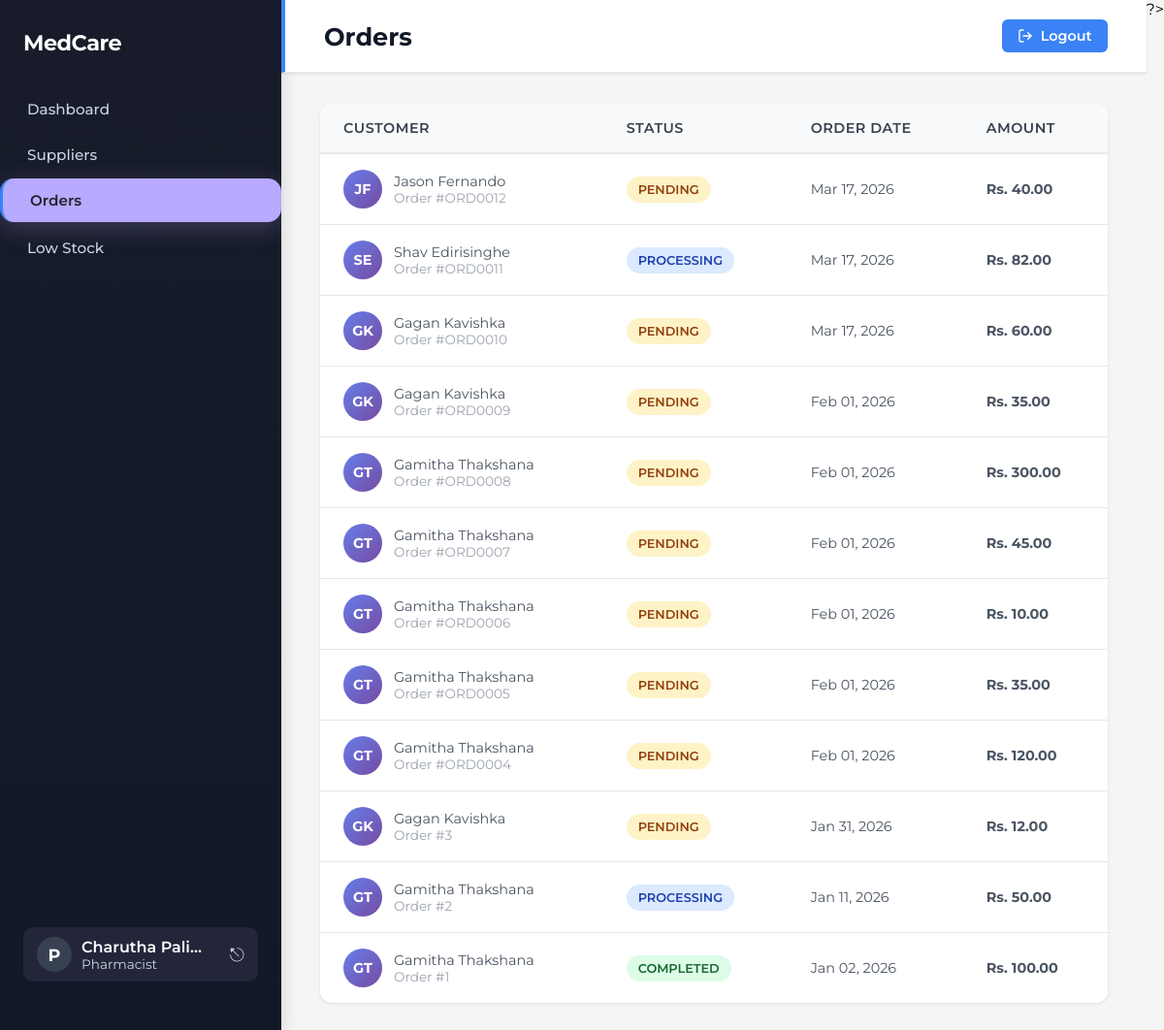
Page /view_orders.php (signed in) on the committed database.
### tables this page shows
CREATE TABLE IF NOT EXISTS `orders` (
  `ORDER_ID` varchar(10) NOT NULL,
  `CUSTOMER_ID` varchar(10) NOT NULL,
  `ORDER_DATE` date NOT NULL,
  `TOTAL_AMOUNT` float NOT NULL,
  `STATUS` enum('PENDING','PROCESSING','COMPLETED','CANCEL') NOT NULL,
  `PRESCRIPTION_PATH` varchar(255) DEFAULT NULL,
  PRIMARY KEY (`ORDER_ID`),
  KEY `fk_CUSTOMER_ID_CUSTOMER` (`CUSTOMER_ID`)
);

CREATE TABLE IF NOT EXISTS `users` (
  `USER_ID` varchar(10) NOT NULL,
  `F_NAME` char(50) NOT NULL,
  `L_NAME` char(50) NOT NULL,
  `EMAIL` varchar(100) NOT NULL,
  `CONTACT_NUM` varchar(10) NOT NULL,
  `ROLE` enum('PHARMACIST','ADMIN','CUSTOMER') DEFAULT NULL,
  `PASSWORD` varchar(255) NOT NULL,
  PRIMARY KEY (`USER_ID`),
  UNIQUE KEY `EMAIL` (`EMAIL`)
);

### public/view_orders.php (the view, shortened to what this page needs)
<?php
require_once '../config/db_connect.php';
$f_name = $_SESSION['f_name'] ?? 'Pharmacist';
$l_name = $_SESSION['l_name'] ?? '';
$sql = "SELECT o.ORDER_ID, o.CUSTOMER_ID, u.F_NAME, u.L_NAME, o.TOTAL_AMOUNT, o.STATUS, o.ORDER_DATE
        FROM orders o
        JOIN users u ON o.CUSTOMER_ID = u.USER_ID
        ORDER BY o.ORDER_DATE DESC
        LIMIT 50";
$result = $conn->query($sql);
?>
<!DOCTYPE html>
<html lang="en">
<head>
    <link rel="stylesheet" href="../css/dashboard.css">
</head>
<body>
<div class="sidebar" style="background: linear-gradient(180deg, #181c2a 0%, #111827 100%); color: #fff; min-width: 290px; width: 290px; display: flex; flex-direction: column; align-items: stretch; justify-content: space-between; height: 100vh; position: fixed; left: 0; top: 0; box-shadow: 4px 0 12px rgba(0,0,0,0.10); overflow: hidden;">
    <div>
        <div class="sidebar-logo" style="padding: 0 24px; margin-bottom: 32px; font-size: 1.4rem; font-weight: 700; letter-spacing: -0.5px; color: #fff;">MedCare</div>
        <nav class="sidebar-nav" style="display: flex; flex-direction: column; gap: 2px;">
            <a href="dashboard_pharmacist.php" style="display: flex; align-items: center; gap: 12px; padding: 13px 28px; border-radius: 12px; color: #cbd5e1; font-weight: 500;">Dashboard</a>
            <a href="view_suppliers.php" style="display: flex; align-items: center; gap: 12px; padding: 13px 28px; border-radius: 12px; color: #cbd5e1; font-weight: 500;">Suppliers</a>
            <a href="view_orders.php" class="active" style="display: flex; align-items: center; gap: 12px; padding: 13px 28px; border-radius: 14px; background: #b7aaff; color: #23232a; font-weight: 600; margin-bottom: 2px; margin-left: 10; margin-right: -8px; box-shadow: 0 6px 24px 0 rgba(183,170,255,0.25), 0 1.5px 8px 0 rgba(0,0,0,0.10); position: relative; z-index: 2;">Orders</a>
            <a href="view_low_stock.php" style="display: flex; align-items: center; gap: 12px; padding: 13px 28px; border-radius: 12px; color: #cbd5e1; font-weight: 500;">Low Stock</a>
        </nav>
    </div>
    <div style="padding: 0 24px 24px 24px;">
        <div style="display: flex; align-items: center; gap: 10px; background: #23263a; border-radius: 10px; padding: 10px 14px;">
            <div style="width: 36px; height: 36px; border-radius: 50%; background: #374151; display: flex; align-items: center; justify-content: center; font-size: 1.1em; font-weight: 700; color: #fff;">P</div>
            <div style="flex:1; min-width:0;">
                <div style="font-size: 1em; font-weight: 600; color: #fff; white-space:nowrap; overflow:hidden; text-overflow:ellipsis;">
                    <?php echo htmlspecialchars($f_name . ' ' . $l_name); ?>
                </div>
                <div style="font-size: 0.85em; color: #cbd5e1;">Pharmacist</div>
            </div>
            <a href="logout.php" style="color: #cbd5e1; font-size: 1.2em; text-decoration: none; margin-left: 8px;">⎋</a>
        </div>
    </div>
</div>
<div class="main-content">
    <div class="header-bar">
        <h1>Orders</h1>
        <a href="logout.php" style="display: flex; align-items: center; gap: 8px; color: white; background: #3B82F6; text-decoration: none; font-weight: 600; padding: 8px 16px; border-radius: 6px; transition: all 0.3s; font-size: 0.9rem;" onmouseover="this.style.background='#2563EB';" onmouseout="this.style.background='#3B82F6';">
            <svg width="16" height="16" viewBox="0 0 24 24" fill="none" stroke="currentColor" stroke-width="2" stroke-linecap="round" stroke-linejoin="round">
                <path d="M9 21H5a2 2 0 0 1-2-2V5a2 2 0 0 1 2-2h4"></path>
                <polyline points="16 17 21 12 16 7"></polyline>
                <line x1="21" y1="12" x2="9" y2="12"></line>
            </svg>
            Logout
        </a>
    </div>
    <div class="content">
        <?php if ($result && $result->num_rows > 0): ?>
            <table class="data-table">
                <thead>
                    <tr>
                        <th>Customer</th>
                        <th>Status</th>
                        <th>Order Date</th>
                        <th>Amount</th>
                    </tr>
                </thead>
                <tbody>
                    <?php
                    while ($row = $result->fetch_assoc()) {
                        $status_class = strtoupper($row['STATUS']);
                        $initials = substr($row['F_NAME'], 0, 1) . substr($row['L_NAME'], 0, 1);
                        echo "
                        <tr>
                            <td>
                                <div class='user-cell'>
                                    <div class='user-avatar'>$initials</div>
                                    <div>
                                        <div>" . htmlspecialchars($row['F_NAME'] . ' ' . $row['L_NAME']) . "</div>
                                        <div style='font-size:0.85rem; color:#9CA3AF;'>Order #" . $row['ORDER_ID'] . "</div>
                                    </div>
                                </div>
                            </td>
                            <td><span class='status $status_class'>" . htmlspecialchars($row['STATUS']) . "</span></td>
                            <td>" . date('M d, Y', strtotime($row['ORDER_DATE'])) . "</td>
                            <td><strong>Rs. " . number_format($row['TOTAL_AMOUNT'], 2) . "</strong></td>
                        </tr>
                        ";
                    }
                    ?>
                </tbody>
            </table>
        <?php endif; ?>
        </div>
    </div></div>
</body>
</html>

### css/dashboard.css (style rules this page uses)
* { margin: 0; padding: 0; box-sizing: border-box; }
body { font-family: 'Montserrat', sans-serif; background: #f5f5f5; display: flex; height: 100vh; }
.sidebar { width: 240px; background: linear-gradient(180deg, #1F2937 0%, #111827 100%); color: white; padding: 30px 0px; position: fixed; height: 100vh; overflow-y: hidden; box-shadow: 4px 0 12px rgba(0,0,0,0.1); }
.sidebar-logo { padding: 10px 24px; margin-bottom: 32px; font-size: 1.4rem; font-weight: 700; letter-spacing: -0.5px; }
.sidebar-nav { display: flex; flex-direction: column; }
.sidebar-nav a, .sidebar-nav button { display: flex; align-items: center; padding: 12px 24px; text-decoration: none; color: #9CA3AF; font-size: 0.95rem; font-weight: 500; transition: all 0.2s; border: none; background: none; cursor: pointer; width: 100%; text-align: left; }
.sidebar-nav a.active { background: rgba(59,130,246,0.1); color: #3B82F6; border-left: 3px solid #3B82F6; padding-left: 21px; }
.main-content { margin-left: 240px; flex: 1; display: flex; flex-direction: column; }
.header-bar { background: #e8f0fe; padding: 24px; border-radius: 0px; box-shadow: 0 1px 3px rgba(0,0,0,0.1); border-left: 4px solid #3B82F6; text-align: center; position: relative; transition: background 0.2s; }
.header-bar h1 { color: #111827; }
.content { flex: 1; overflow-y: auto; padding: 32px 40px; }
.data-table { width: 100%; background: white; border-radius: 12px; overflow: hidden; box-shadow: 0 1px 3px rgba(0,0,0,0.1); border-collapse: collapse; }
.data-table thead { background: #f9fafb; border-bottom: 1px solid #e5e7eb; }
.data-table th { padding: 16px; text-align: left; font-size: 0.85rem; font-weight: 600; color: #6B7280; text-transform: uppercase; letter-spacing: 0.5px; }
.data-table td { padding: 16px; border-bottom: 1px solid #f3f4f6; font-size: 0.9rem; color: #374151; }
.data-table tbody tr { transition: background 0.2s; }
.user-cell { display: flex; align-items: center; gap: 12px; }
.user-avatar { width: 36px; height: 36px; border-radius: 50%; background: #3B82F6; display: flex; align-items: center; justify-content: center; color: white; font-size: 0.85rem; font-weight: 600; }
.status { padding: 4px 12px; border-radius: 20px; font-size: 0.8rem; font-weight: 600; text-transform: capitalize; }
.status.PENDING { background: #FEE2E2; color: #991B1B; }
.status.COMPLETED { background: #DCFCE7; color: #166534; }
.status.PROCESSING { background: #FEF9C3; color: #B45309; }

### public/view_orders.php (style rules this page uses)
* { margin: 0; padding: 0; box-sizing: border-box; }
body { font-family: 'Montserrat', sans-serif; background: #f5f5f5; display: flex; height: 100vh; }
.main-content { margin-left: 290px; flex: 1; display: flex; flex-direction: column; }
.header-bar { background: white; padding: 20px 40px; display: flex; justify-content: space-between; align-items: center; box-shadow: 0 1px 3px rgba(0,0,0,0.1); border-bottom: 1px solid #e5e7eb; }
.header-bar h1 { color: #111827; font-size: 1.6rem; font-weight: 700; margin: 0; }
.content { flex: 1; overflow-y: auto; padding: 32px 40px; }
.data-table { width: 100%; background: white; border-collapse: collapse; border-radius: 12px; overflow: hidden; box-shadow: 0 1px 3px rgba(0,0,0,0.1); }
.data-table thead { background: #f9fafb; border-bottom: 2px solid #e5e7eb; }
.data-table th { padding: 16px 24px; text-align: left; font-weight: 600; color: #374151; font-size: 0.9rem; }
.data-table td { padding: 16px 24px; border-bottom: 1px solid #e5e7eb; color: #4B5563; }
.data-table tbody tr:last-child td { border-bottom: none; }
.user-cell { display: flex; align-items: center; gap: 12px; }
.user-avatar { width: 40px; height: 40px; border-radius: 50%; background: linear-gradient(135deg, #667eea 0%, #764ba2 100%); display: flex; align-items: center; justify-content: center; color: white; font-weight: 700; font-size: 0.9rem; }
.status { padding: 6px 12px; border-radius: 20px; font-size: 0.8rem; font-weight: 600; text-transform: uppercase; width: fit-content; }
.status.PENDING { background: #FEF3C7; color: #92400E; }
.status.PROCESSING { background: #DBEAFE; color: #1E40AF; }
.status.COMPLETED { background: #DCFCE7; color: #166534; }

### rows in the picture
orders: users.F_NAME+L_NAME "JF", users.F_NAME+L_NAME "Jason Fernando", ORDER_ID "ORD0012", STATUS "PENDING", ORDER_DATE "Mar 17, 2026", TOTAL_AMOUNT "40.00"
orders: users.F_NAME+L_NAME "SE", users.F_NAME+L_NAME "Shav Edirisinghe", ORDER_ID "ORD0011", STATUS "PROCESSING", ORDER_DATE "Mar 17, 2026", TOTAL_AMOUNT "82.00"
orders: users.F_NAME+L_NAME "GK", users.F_NAME+L_NAME "Gagan Kavishka", ORDER_ID "ORD0010", STATUS "PENDING", ORDER_DATE "Mar 17, 2026", TOTAL_AMOUNT "60.00"
orders: users.F_NAME+L_NAME "GK", users.F_NAME+L_NAME "Gagan Kavishka", ORDER_ID "ORD0009", STATUS "PENDING", ORDER_DATE "Feb 01, 2026", TOTAL_AMOUNT "35.00"
orders: users.F_NAME+L_NAME "GT", users.F_NAME+L_NAME "Gamitha Thakshana", ORDER_ID "ORD0008", STATUS "PENDING", ORDER_DATE "Feb 01, 2026", TOTAL_AMOUNT "300.00"
orders: users.F_NAME+L_NAME "GT", users.F_NAME+L_NAME "Gamitha Thakshana", ORDER_ID "ORD0007", STATUS "PENDING", ORDER_DATE "Feb 01, 2026", TOTAL_AMOUNT "45.00"
orders: users.F_NAME+L_NAME "GT", users.F_NAME+L_NAME "Gamitha Thakshana", ORDER_ID "ORD0006", STATUS "PENDING", ORDER_DATE "Feb 01, 2026", TOTAL_AMOUNT "10.00"
orders: users.F_NAME+L_NAME "GT", users.F_NAME+L_NAME "Gamitha Thakshana", ORDER_ID "ORD0005", STATUS "PENDING", ORDER_DATE "Feb 01, 2026", TOTAL_AMOUNT "35.00"
orders: users.F_NAME+L_NAME "GT", users.F_NAME+L_NAME "Gamitha Thakshana", ORDER_ID "ORD0004", STATUS "PENDING", ORDER_DATE "Feb 01, 2026", TOTAL_AMOUNT "120.00"
orders: users.F_NAME+L_NAME "GK", users.F_NAME+L_NAME "Gagan Kavishka", ORDER_ID "3", STATUS "PENDING", ORDER_DATE "Jan 31, 2026", TOTAL_AMOUNT "12.00"
orders: users.F_NAME+L_NAME "GT", users.F_NAME+L_NAME "Gamitha Thakshana", ORDER_ID "2", STATUS "PROCESSING", ORDER_DATE "Jan 11, 2026", TOTAL_AMOUNT "50.00"
orders: users.F_NAME+L_NAME "GT", users.F_NAME+L_NAME "Gamitha Thakshana", ORDER_ID "1", STATUS "COMPLETED", ORDER_DATE "Jan 02, 2026", TOTAL_AMOUNT "100.00"

### other values in the picture
$f_name . ' ' . $l_name "Charutha Palih…"
